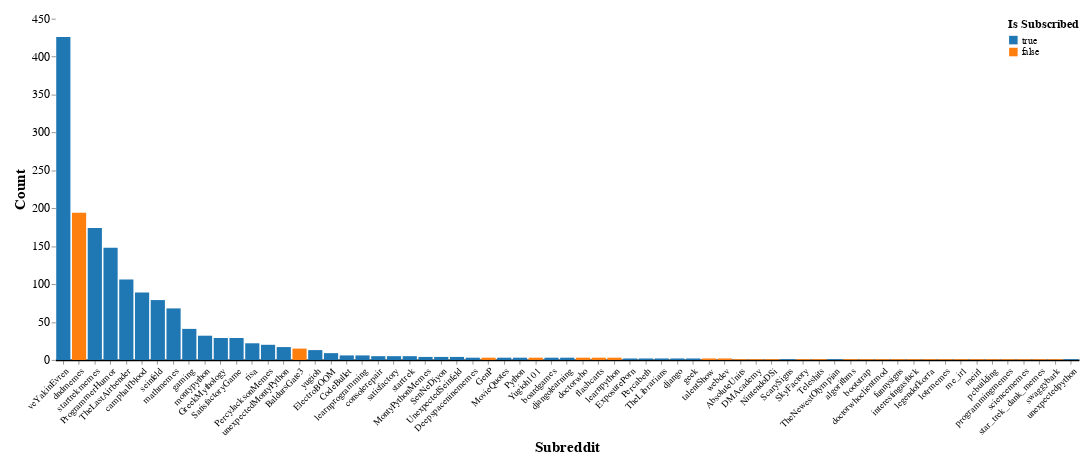

Here is the notebook cell this chart was saved with:
### Markdown cell above
### Subs

Count the number of posts that I have voted in each subreddit and visualize them in a bar chart

### Code cell
# Count the appearances of each subreddit (filter out the users)
subreddit_count_df = post_votes_df.copy()[~post_votes_df["SubredditName"].str.contains("u_")].drop(columns=["MyVote", "Scores", "Flair"])
subreddit_count_df = subreddit_count_df.replace(False, None)
subreddit_count_df["Count"] = 1
subreddit_count_df = subreddit_count_df.groupby("SubredditName").count().reset_index()
subreddit_count_df["IsSubscribed"] = subreddit_count_df["IsSubscribed"].map(lambda x: True if x > 0 else False)
subreddit_count_df["SubredditName"] = subreddit_count_df["SubredditName"].astype(dtype="category")


# Add a slider to it to filter the minimum count
slider1 = alt.binding_range(min=1, max=subreddit_count_df["Count"].max(), step=1, name="Minimum Count")
slider2 = alt.binding_range(min=1, max=subreddit_count_df["Count"].max(), step=1, name="Max Count")
selector1 = alt.selection_point(fields=["minCount"], bind=slider1, name="minCount", value=[{"minCount": 1}])
selector2 = alt.selection_point(fields=["maxCount"], bind=slider2, name="maxCount", value=[{"maxCount": subreddit_count_df["Count"].max()}])
# Create the chart
chart = alt.Chart(subreddit_count_df).mark_bar().encode(
    alt.X("SubredditName:N", sort="-y", title="Subreddit", axis=alt.Axis(labelAngle=-45)),
    alt.Y("Count:Q"),
    tooltip=["Count:Q", "SubredditName:N"],  # Show the count when hovering over the bar
    color = alt.Color(
        "IsSubscribed:N", 
        scale=alt.Scale(domain=[True, False], range=["#1f77b4", "#ff7f0e"]),
        legend=alt.Legend(title="Is Subscribed", labelFontSize=12, titleFontSize=14, offset=0, orient="top-right"),
        ),
).properties(
    width=1200,
    height=400,
).add_params(
    selector1,
    selector2,
).transform_filter(
    (alt.datum.Count >= selector1.minCount) & (alt.datum.Count <= selector2.maxCount)
)

chart = chart.configure(
    padding={"left": 15, "right": 15, "top": 15, "bottom": 15},
    title={"fontSize": 18},
).configure_view(
    stroke=None,
).configure_axisX(
    labelFontSize=11,
    titleFontSize=18,
    grid=False,  # Remove the grid
    domainWidth=2,  # Set the width of the axis line
    domainColor="#000"  # Set the color of the axis line
).configure_axisY(
    labelFontSize=14,
    titleFontSize=18,
    grid=False,  # Remove the grid
    domain=False,  # Remove the axis line
)

chart.save("figures/post_votes/altair_subreddit_counts.html")
chart.save("figures/post_votes/altair_subreddit_counts.png")
chart

### Figure 1 — Vega-Lite specification as saved in the notebook (floating-point values rounded to 4 significant figures)
{"config": {"view": {"continuousWidth": 300, "continuousHeight": 300, "stroke": null}, "axisX": {"domainColor": "#000", "domainWidth": 2, "grid": false, "labelFontSize": 11, "titleFontSize": 18}, "axisY": {"domain": false, "grid": false, "labelFontSize": 14, "titleFontSize": 18}, "padding": {"left": 15, "right": 15, "top": 15, "bottom": 15}, "title": {"fontSize": 18}}, "data": {"name": "data-2a6898515b56f9262b2d5e61100b0375"}, "mark": {"type": "bar"}, "encoding": {"color": {"field": "IsSubscribed", "legend": {"labelFontSize": 12, "offset": 0, "orient": "top-right", "title": "Is Subscribed", "titleFontSize": 14}, "scale": {"domain": [true, false], "range": ["#1f77b4", "#ff7f0e"]}, "type": "nominal"}, "tooltip": [{"field": "Count", "type": "quantitative"}, {"field": "SubredditName", "type": "nominal"}], "x": {"axis": {"labelAngle": -45}, "field": "SubredditName", "sort": "-y", "title": "Subreddit", "type": "nominal"}, "y": {"field": "Count", "type": "quantitative"}}, "height": 400, "params": [{"name": "minCount", "select": {"type": "point", "fields": ["minCount"]}, "bind": {"input": "range", "max": 426.0, "min": 1, "name": "Minimum Count", "step": 1}, "value": [{"minCount": 1}]}, {"name": "maxCount", "select": {"type": "point", "fields": ["maxCount"]}, "bind": {"input": "range", "max": 426.0, "min": 1, "name": "Max Count", "step": 1}, "value": [{"maxCount": 426.0}]}], "transform": [{"filter": "((datum.Count >= minCount.minCount) && (datum.Count <= maxCount.maxCount))"}], "width": 1200, "$schema": "https://vega.github.io/schema/vega-lite/v5.15.1.json", "datasets": {"data-2a6898515b56f9262b2d5e61100b0375": [{"SubredditName": "AbsoluteUnits", "IsSubscribed": false, "Count": 1}, {"SubredditName": "BaldursGate3", "IsSubscribed": false, "Count": 15}, {"SubredditName": "CodeBullet", "IsSubscribed": true, "Count": 6}, {"SubredditName": "DMAcademy", "IsSubscribed": false, "Count": 1}, {"SubredditName": "Deepspaceninememes", "IsSubscribed": true, "Count": 3}, {"SubredditName": "ElectroBOOM", "IsSubscribed": true, "Count": 9}, {"SubredditName": "ExposurePorn", "IsSubscribed": true, "Count": 2}, {"SubredditName": "GenP", "IsSubscribed": false, "Count": 3}, {"SubredditName": "GreekMythology", "IsSubscribed": true, "Count": 29}, {"SubredditName": "MontyPythonMemes", "IsSubscribed": true, "Count": 4}, {"SubredditName": "MovieQuotes", "IsSubscribed": true, "Count": 3}, {"SubredditName": "NintendoDSi", "IsSubscribed": false, "Count": 1}, {"SubredditName": "Percabeth", "IsSubscribed": true, "Count": 2}, {"SubredditName": "PercyJacksonMemes", "IsSubscribed": true, "Count": 20}, {"SubredditName": "ProgrammerHumor", "IsSubscribed": true, "Count": 148}, {"SubredditName": "Python", "IsSubscribed": true, "Count": 3}, {"SubredditName": "SatisfactoryGame", "IsSubscribed": true, "Count": 29}, {"SubredditName": "ScarySigns", "IsSubscribed": true, "Count": 1}, {"SubredditName": "SenNeDiyon", "IsSubscribed": true, "Count": 4}, {"SubredditName": "SkyFactory", "IsSubscribed": false, "Count": 1}, {"SubredditName": "Teleshits", "IsSubscribed": false, "Count": 1}, {"SubredditName": "TheLastAirbender", "IsSubscribed": true, "Count": 106}, {"SubredditName": "TheLibrarians", "IsSubscribed": true, "Count": 2}, {"SubredditName": "TheNewestOlympian", "IsSubscribed": true, "Count": 1}, {"SubredditName": "UnexpectedSeinfeld", "IsSubscribed": true, "Count": 4}, {"SubredditName": "Yugioh101", "IsSubscribed": false, "Count": 3}, {"SubredditName": "algorithms", "IsSubscribed": false, "Count": 1}, {"SubredditName": "boardgames", "IsSubscribed": true, "Count": 3}, {"SubredditName": "bootstrap", "IsSubscribed": false, "Count": 1}, {"SubredditName": "camphalfblood", "IsSubscribed": true, "Count": 89}, {"SubredditName": "consolerepair", "IsSubscribed": true, "Count": 5}, {"SubredditName": "django", "IsSubscribed": true, "Count": 2}, {"SubredditName": "djangolearning", "IsSubscribed": true, "Count": 3}, {"SubredditName": "dndmemes", "IsSubscribed": false, "Count": 194}, {"SubredditName": "doctorwho", "IsSubscribed": false, "Count": 3}, {"SubredditName": "doctorwhoclientmod", "IsSubscribed": false, "Count": 1}, {"SubredditName": "flashcarts", "IsSubscribed": false, "Count": 3}, {"SubredditName": "funnysigns", "IsSubscribed": false, "Count": 1}, {"SubredditName": "gaming", "IsSubscribed": true, "Count": 41}, {"SubredditName": "geek", "IsSubscribed": true, "Count": 2}, {"SubredditName": "interestingasfuck", "IsSubscribed": false, "Count": 1}, {"SubredditName": "learnprogramming", "IsSubscribed": true, "Count": 6}, {"SubredditName": "learnpython", "IsSubscribed": false, "Count": 3}, {"SubredditName": "legendofkorra", "IsSubscribed": false, "Count": 1}, {"SubredditName": "lotrmemes", "IsSubscribed": false, "Count": 1}, {"SubredditName": "mathmemes", "IsSubscribed": true, "Count": 68}, {"SubredditName": "me_irl", "IsSubscribed": false, "Count": 1}, {"SubredditName": "meirl", "IsSubscribed": false, "Count": 1}, {"SubredditName": "montypython", "IsSubscribed": true, "Count": 32}, {"SubredditName": "pcbuilding", "IsSubscribed": false, "Count": 1}, {"SubredditName": "programmingmemes", "IsSubscribed": false, "Count": 1}, {"SubredditName": "risa", "IsSubscribed": true, "Count": 22}, {"SubredditName": "satisfactory", "IsSubscribed": true, "Count": 5}, {"SubredditName": "sciencememes", "IsSubscribed": false, "Count": 1}, {"SubredditName": "seinfeld", "IsSubscribed": true, "Count": 79}, {"SubredditName": "star_trek_dank_memes", "IsSubscribed": false, "Count": 1}, {"SubredditName": "startrek", "IsSubscribed": true, "Count": 5}, {"SubredditName": "startrekmemes", "IsSubscribed": true, "Count": 174}, {"SubredditName": "swaggybark", "IsSubscribed": false, "Count": 1}, {"SubredditName": "talentShow", "IsSubscribed": false, "Count": 2}, {"SubredditName": "unexpectedMontyPython", "IsSubscribed": true, "Count": 17}, {"SubredditName": "unexpectedpython", "IsSubscribed": true, "Count": 1}, {"SubredditName": "veYakinEvren", "IsSubscribed": true, "Count": 426}, {"SubredditName": "webdev", "IsSubscribed": false, "Count": 2}, {"SubredditName": "yugioh", "IsSubscribed": true, "Count": 13}]}}
